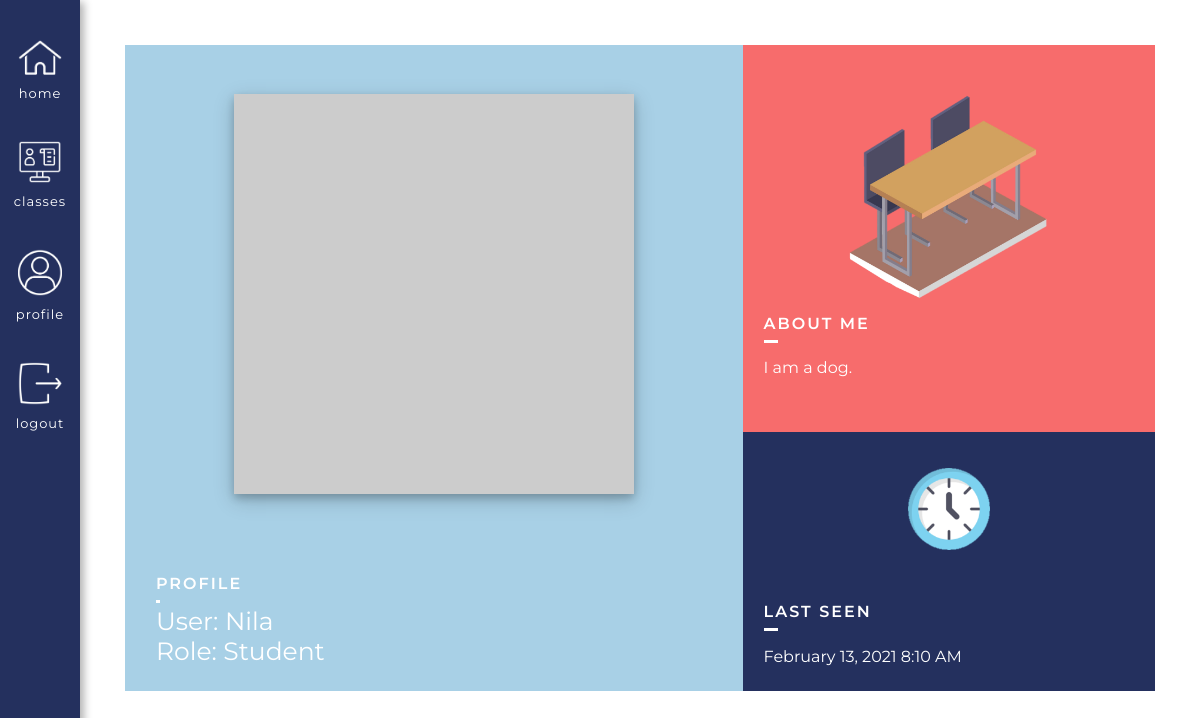
Before: /user/Nila (signed in) with the older database file.
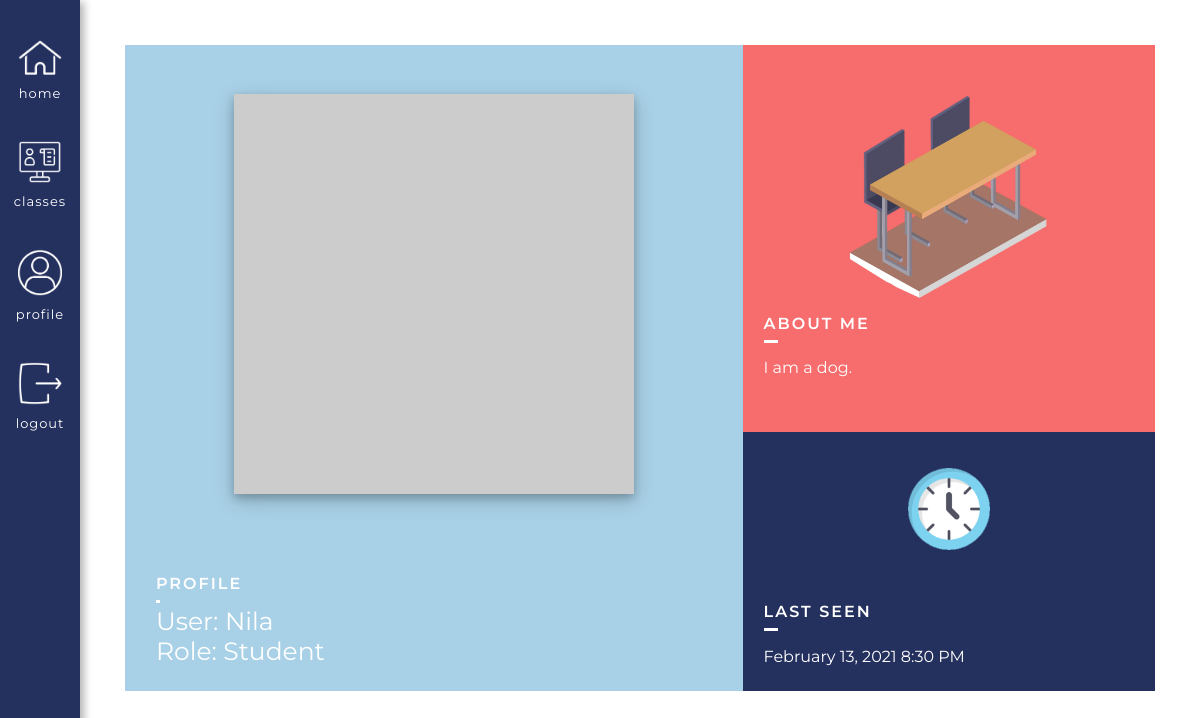
After: the same page with the newer database file.
### app/models.py (models this page shows, shortened)
class User(UserMixin, db.Model):
    id = db.Column(db.Integer, primary_key=True)
    username = db.Column(db.String(64), index=True, unique=True) # adding columns to the database
    email = db.Column(db.String(120), index=True, unique=True)
    password_hash = db.Column(db.String(128))
    role = db.Column(db.Integer, index=False, unique=False) # 0 is Teacher, 1 is Student
    about_me = db.Column(db.String(140))
    last_seen = db.Column(db.DateTime, default=datetime.utcnow)
    posts = db.relationship('Post', backref='author', lazy='dynamic') # First part is calling it from the Post model, secret field is the backref (author)
    reactions = db.relationship('Reactions', backref='reactor', lazy='dynamic') # This will show all the reactions that this user has made
    teaches = db.relationship('Courses', backref='teacher', lazy='dynamic') # This will show all the courses that the user teaches
    signups = db.relationship('Signups', backref='student', lazy='dynamic') # This will show all of the signups of that user
    responses = db.relationship('Responses', backref='student_responder', lazy='dynamic') # This will show all the responses of that user
    prompts = db.relationship('Prompts', backref='teacher_prompter', lazy='dynamic') # This will show all forms of that teacher
    def avatar(self, size):
        digest = md5(self.email.lower().encode('utf-8')).hexdigest()
        return 'https://www.gravatar.com/avatar/{}?d=identicon&s={}'.format(digest, size)

### app/routes.py (the view)
@app.route('/user/<username>') # User profile page
@login_required
def user(username):
    if current_user.id == User.query.filter_by(username=username).first():
        return unauthorized_access()
    user = User.query.filter_by(username=username).first_or_404()
    posts = [
        {'author': user, 'body': 'Test post #1'},
        {'author': user, 'body': 'Test post #2'}
    ]
    return render_template('user.html', user=user, posts=posts, title=username)

### app/models.py (called while the page is built)
@login.user_loader
def load_user(id):
        return User.query.get(int(id))

### app/routes.py (called while the page is built)
@app.before_request # This function will be executed right before the view function
def before_request():
    if current_user.is_authenticated: # Checks whether the current user is logged in
        current_user.last_seen = datetime.utcnow() # Sets the last seen to the date using the UTC time zone
        db.session.commit() # Don't need to do db.session.add() because the user is already in the database (using a current_user)

### app/templates/user.html (shortened to what this page needs)
{% extends "base.html" %}
{% block head %}
    <link rel="stylesheet" href="{{ url_for('static', filename='css/user.css') }}">
{% endblock %}
{% block content %}
<div class = "userBox">
    <div class = "userImage">
        <img src="{{ user.avatar(380) }}">
        <div class = "usernameBox">
            <div class = "usernameInside">
                <div class = "titleHolder">
                    <h2>Profile</h2>
                </div>
                <div class = "userInsideAgain">
                    <h1>User: {{ user.username }}</h1>
                    {% if user.role == 0 %}
                        <h1>Role: Teacher</h1>
                    {% else %}
                        <h1>Role: Student</h1>
                    {% endif %}
                </div>
            </div>
        </div>
    </div>
    <div class = "userInfo">
        <div class = "about">
            <div class = "aboutImage">
                <img src="{{ url_for('static', filename='images/Table.png' )}}">
            </div>
            <div class = "aboutMeText">
                <div class = "titleHolder aboutTitle">
                    <h2>About Me</h2>
                </div>
                <div class = "aboutActual">
                    {% if user.about_me %}
                        <p> {{ user.about_me }}</p>
                    {% endif %}
                </div>
            </div>
        </div>
        <div class = "lastSeenHolder">
            <div class = "aboutImage timeImage">
                <img src="{{ url_for('static', filename='images/Time.png' )}}">
            </div>
            <div class = "lastSeen">
                {% if user.last_seen %}
                    <div class = "titleHolder aboutTitle">
                        <h2>Last seen</h2>
                    </div>
                    <div class = "aboutActual">
                        <p>{{ moment(user.last_seen).format('LLL') }}</p>
                    </div>
                {% endif %}
            </div>
        </div>
    </div>
</div>
{% endblock %}

### app/templates/base.html (shortened to what this page needs)
<!DOCTYPE html>
<html>
    <head>
        <link rel="stylesheet" href="{{ url_for('static', filename='css/base.css') }}">
        {% block head %} {% endblock %}
    </head>
    <header>
        <nav>
            <div class = "headerItem uppermost">
                <div class = "insideHeader">
                    <a class = "imageLinkHolder" href="{{ url_for('index') }}">
                        <img src = "{{ url_for('static', filename='images/Home.png') }}">
                    </a>
                    <a class="imageLabel" href="{{ url_for('index') }}">Home</a>
                </div>
            </div>
            {% if current_user.is_anonymous %}
            <div class = "headerItem">
                <div class = "insideHeader">
                    <a class = "imageLinkHolder" href="{{ url_for('login') }}">
                        <img src = "{{ url_for('static', filename='images/Login.png') }}">
                    </a>
                    <a class="imageLabel" href="{{ url_for('login') }}">Login</a>
                </div>
            </div>
            {% else %}
            <div class = "headerItem">
                <div class = "insideHeader">
                    <a class = "imageLinkHolder" href="{{ url_for('classes', username=current_user.username) }}">
                        <img src = "{{ url_for('static', filename='images/ClassesIcon.png') }}">
                    </a>
                    <a class="imageLabel" href="{{ url_for('classes', username=current_user.username) }}">Classes</a>
                </div>
            </div>
            <div class = "headerItem">
                <div class = "insideHeader">
                    <a class = "imageLinkHolder" href="{{ url_for('user', username=current_user.username) }}">
                        <img src = "{{ url_for('static', filename='images/ProfileIcon.png') }}">
                    </a>
                    <a class="imageLabel" href="{{ url_for('user', username=current_user.username) }}">Profile</a>
                </div>
            </div>
            <div class = "headerItem">
                <div class = "insideHeader">
                    <a class = "imageLinkHolder" href="{{ url_for('logout') }}">
                        <img src = "{{ url_for('static', filename='images/LogoutIcon.png') }}">
                    </a>
                    <a class="imageLabel" href="{{ url_for('logout') }}">Logout</a>
                </div>
            </div>
            {% endif %}
        </nav>
    </header>
    <body>
        <div class = "contentHolder">
            {% block content %} {% endblock %}
        </div>
    </body>
</html>

### app/static/css/base.css (style rules this page uses)
@media screen and (min-width: 600px) { header { height: 100vh; width: 80px; display: flex; align-items: center; justify-content: flex-start; font-family: Poppins, sans-serif; text-transform: uppercase; z-index: 100; font-family: "Montserrat", sans-serif; position: fixed; top: 0; box-shadow: 4px 2px 8px 0 rgba(0, 0, 0, 0.3); } }
@media screen and (min-width: 600px) { nav { background-color: #24305E; width: 100%; height: 100%; display: flex; flex-direction: column; justify-content: flex-start; align-items: center; left: 0; } }
@media screen and (min-width: 600px) { nav a { font-family: 'Montserrat', sans-serif; text-decoration: none; color: black; } }
@media screen and (min-width: 600px) { .headerItem { display: flex; flex-direction: column; justify-content: center; align-items: center; width: 100%; margin-top: 25%; margin-bottom: 25%; } }
@media screen and (min-width: 600px) { .uppermost { margin-top: 50%; } }
@media screen and (min-width: 600px) { .insideHeader { display: flex; flex-direction: column; justify-content: center; align-items: center; } }
@media screen and (min-width: 600px) { .headerItem img { width: 55%; margin-bottom: 10px; } }
@media screen and (min-width: 600px) { .imageLinkHolder { display: flex; justify-content: center; } }
@media screen and (min-width: 600px) { .headerItem a { font-size: 13px; color: white; text-transform: lowercase; letter-spacing: 1px; } }
@media screen and (min-width: 600px) { .contentHolder { margin: 45px 45px 45px 125px; } }
body { margin: 0 !important; font-family: "Montserrat", sans-serif; }
h1, p { margin: 0; }
h2, h3 { font-weight: 400; }

### app/static/css/user.css (style rules this page uses)
.about { background-color: #F76C6C; display: flex; flex-direction: column; justify-content: center; align-items: center; height: 60%; }
.lastSeenHolder { display: flex; flex-direction: column; align-items: center; justify-content: space-around; height: 40%; background-color: #24305E; }
.lastSeen { width: 90%; }
.contentHolder { display: flex; align-items: center; justify-content: center; }
.usernameInside h1 { font-weight: 400; font-size: 25px; line-height: 30px; }
.titleHolder h2 { position: relative; font-size: 16px; font-weight: 600; text-transform: uppercase; letter-spacing: 2px; color: white; }
.titleHolder h2:after { position: absolute; content: ''; height: 3px; bottom: -10px; left: 0; right: 0; width: 2.5%; background: white; }
.aboutTitle h2:after { width: 4%; }
.aboutImage { width: 100%; display: flex; justify-content: center; align-items: center; }
.aboutImage img { width: 50%; }
.aboutMeText { width: 90%; color: white; }
.aboutActual { padding-top: 2%; line-height: 30px; color: white; }
.timeImage img { width: 20%; margin-top: 4%; }
@media screen and (min-width: 750px) { .userBox { display: flex; justify-content: space-between; width: 100%; } }
@media screen and (min-width: 750px) { .userImage { background-color: #A8D0E6; width: 60%; display: flex; justify-content: center; align-items: center; flex-direction: column; } }
@media screen and (min-width: 750px) { .userImage img { width: 80%; max-width: 400px; margin: 8%; box-shadow: 0 4px 8px 0 rgba(0, 0, 0, 0.2), 0 6px 20px 0 rgba(0, 0, 0, 0.19); } }
@media screen and (min-width: 750px) { .userInfo { width: 40%; } }
@media screen and (min-width: 750px) { .usernameBox { display: flex; flex-direction: row; justify-content: space-between; width: 90%; margin-bottom: 4%; color: white; } }
@media screen and (min-width: 750px) { .usernameInside { margin-top: 3%; display: flex; flex-direction: column; justify-content: left; align-items: left; } }

Changed rows visible on the page:
changed User "Nila": last_seen "February 13, 2021 8:10 AM" → "February 13, 2021 8:30 PM"
